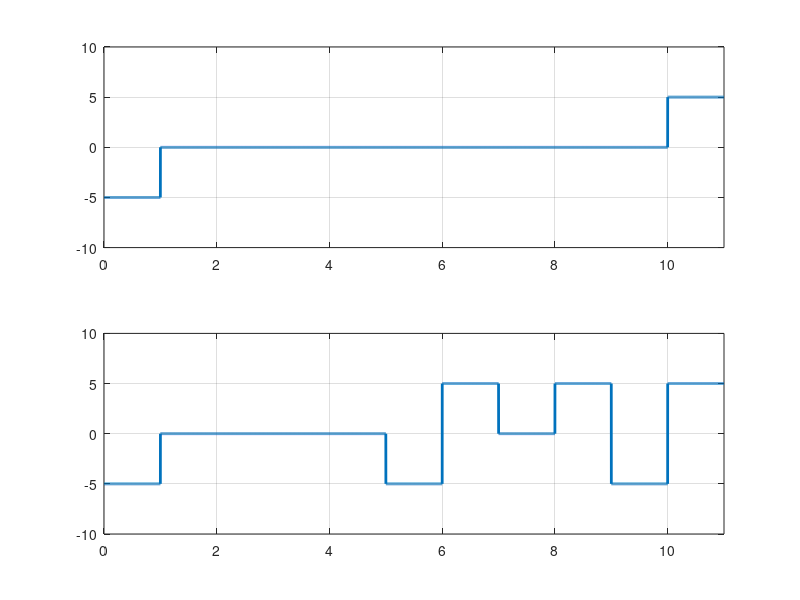

Write MATLAB code to recreate this figure.
clc; #... Clear command line
clear all; #... Clear variables
close all; #... Clear figures

bits = [ 1 0 0 0 0 0 0 0 0 0 1];

#... Modulation

bitrate = 1; #... Number of bits per second
voltage = 5;

samplingRate = 1000;
samplingTime = 1/samplingRate;

endTime = length(bits)/bitrate;
time = 0:samplingTime:endTime;

index = 1;
sign = -1;

for i=1:length(time)
	if bits(index) == 0
		modulation(i) = 0;
	else
		modulation(i) = sign*voltage;
	endif
	
	if time(i)*bitrate >= index
		index = index+1;
		if index <= length(bits) && bits(index)==1
			sign = -1 * sign;
		endif
	endif
end

subplot(2,1,1);
plot(time, modulation, "LineWidth", 2);
axis([0 endTime -voltage-5 voltage+5]);
grid on;

#... demodulation

index = 1;

for i= 1:length(modulation)
	if modulation(i) == 0
		demodulation(index) = 0;
	else
		demodulation(index) = 1;
	endif
	if time(i)*bitrate >= index
		index = index+1;
	endif
end

disp(demodulation);

#...scrambling

for i=1:length(bits)
	cnt = 0
	for j=i:i+8
		if j>length(bits)
			break;
		endif
		if bits(j)==1
			break;
		else
			cnt = cnt + 1;
		endif
	endfor
	
	if cnt==8
		bits(i+3) = -1;
		bits(i+4) = 1;
		bits(i+6) = -1;
		bits(i+7) = 1;
	endif
	
end

disp(bits);

index = 1;
sign = -1;

for i=1:length(time)
	if bits(index) == 0
		modulation(i) = 0;
	else
		modulation(i) = sign*voltage;
	endif
	
	if time(i)*bitrate >= index
		index = index+1;
		if index <= length(bits) && bits(index)!=0
			sign = -1 * sign *bits(index);
		endif
	endif
end

subplot(2,1,2);
plot(time, modulation, "LineWidth", 2);
axis([0 endTime -voltage-5 voltage+5]);
grid on;
